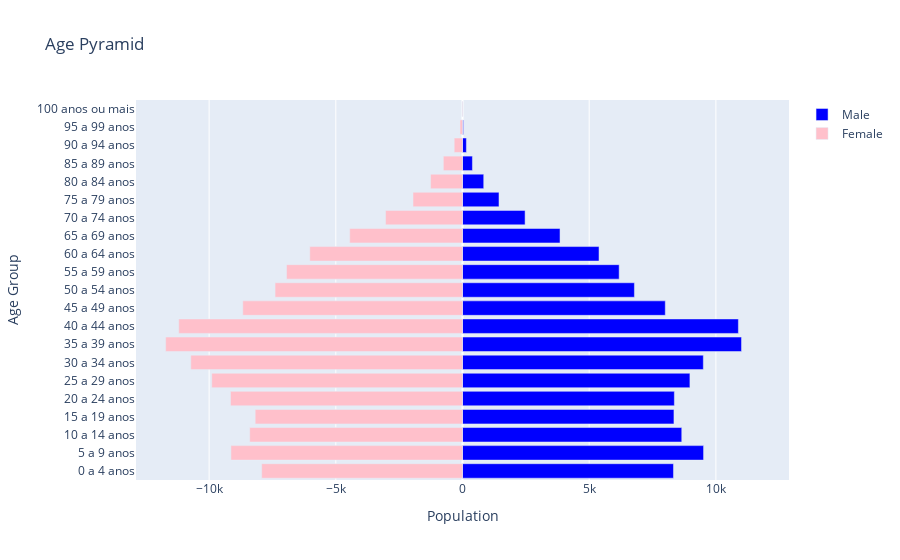

Notebook source saved alongside this figure:
### Code cell
trace_male = go.Bar(
    y=df_dist_idade_sexo["Idade"],
    x=df_dist_idade_sexo["Quantidade"][df_dist_idade_sexo["Sexo"] == "Homens"],
    orientation='h',
    name='Male',
    marker=dict(color='blue')
)

trace_female = go.Bar(
    y=df_dist_idade_sexo["Idade"],
    x=df_dist_idade_sexo["Quantidade"][df_dist_idade_sexo["Sexo"] == "Mulheres"] * -1,  # Multiply by -1 to mirror the female bars
    orientation='h',
    name='Female',
    marker=dict(color='pink')
)

# Create layout
layout = go.Layout(
    title='Age Pyramid',
    barmode='overlay',  # Overlay male and female bars
    xaxis=dict(title='Population', range=[-max(max(df_dist_idade_sexo["Quantidade"][df_dist_idade_sexo["Sexo"] == "Homens"]), max(df_dist_idade_sexo["Quantidade"][df_dist_idade_sexo["Sexo"] == "Mulheres"])) * 1.1, max(max(df_dist_idade_sexo["Quantidade"][df_dist_idade_sexo["Sexo"] == "Homens"]), max(df_dist_idade_sexo["Quantidade"][df_dist_idade_sexo["Sexo"] == "Mulheres"])) * 1.1]),
    yaxis=dict(title='Age Group'),
)

# Create figure
fig = go.Figure(data=[trace_male, trace_female], layout=layout)

fig

### Figure 1 — Plotly figure (JSON) as saved in the notebook; plotly's stock layout.template omitted (floating-point values rounded to 4 significant figures)
{"data": [{"marker": {"color": "blue"}, "name": "Male", "orientation": "h", "type": "bar", "x": [8326, 9514, 8653, 8345, 8361, 8975, 9505, 11012, 10888, 8003, 6785, 6183, 5388, 3849, 2470, 1440, 838, 392, 154, 35, 7], "y": ["0 a 4 anos", "5 a 9 anos", "10 a 14 anos", "15 a 19 anos", "20 a 24 anos", "25 a 29 anos", "30 a 34 anos", "35 a 39 anos", "40 a 44 anos", "45 a 49 anos", "50 a 54 anos", "55 a 59 anos", "60 a 64 anos", "65 a 69 anos", "70 a 74 anos", "75 a 79 anos", "80 a 84 anos", "85 a 89 anos", "90 a 94 anos", "95 a 99 anos", "100 anos ou mais", "0 a 4 anos", "5 a 9 anos", "10 a 14 anos", "15 a 19 anos", "20 a 24 anos", "25 a 29 anos", "30 a 34 anos", "35 a 39 anos", "40 a 44 anos", "45 a 49 anos", "50 a 54 anos", "55 a 59 anos", "60 a 64 anos", "65 a 69 anos", "70 a 74 anos", "75 a 79 anos", "80 a 84 anos", "85 a 89 anos", "90 a 94 anos", "95 a 99 anos", "100 anos ou mais"]}, {"marker": {"color": "pink"}, "name": "Female", "orientation": "h", "type": "bar", "x": [-7925, -9139, -8398, -8182, -9156, -9896, -10723, -11714, -11198, -8671, -7397, -6944, -6026, -4451, -3036, -1953, -1258, -757, -328, -98, -18], "y": ["0 a 4 anos", "5 a 9 anos", "10 a 14 anos", "15 a 19 anos", "20 a 24 anos", "25 a 29 anos", "30 a 34 anos", "35 a 39 anos", "40 a 44 anos", "45 a 49 anos", "50 a 54 anos", "55 a 59 anos", "60 a 64 anos", "65 a 69 anos", "70 a 74 anos", "75 a 79 anos", "80 a 84 anos", "85 a 89 anos", "90 a 94 anos", "95 a 99 anos", "100 anos ou mais", "0 a 4 anos", "5 a 9 anos", "10 a 14 anos", "15 a 19 anos", "20 a 24 anos", "25 a 29 anos", "30 a 34 anos", "35 a 39 anos", "40 a 44 anos", "45 a 49 anos", "50 a 54 anos", "55 a 59 anos", "60 a 64 anos", "65 a 69 anos", "70 a 74 anos", "75 a 79 anos", "80 a 84 anos", "85 a 89 anos", "90 a 94 anos", "95 a 99 anos", "100 anos ou mais"]}], "layout": {"barmode": "overlay", "title": {"text": "Age Pyramid"}, "xaxis": {"range": [-12890.0, 12890.0], "title": {"text": "Population"}}, "yaxis": {"title": {"text": "Age Group"}}}}
